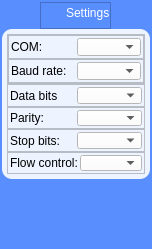
                  <widget class="QWidget" name="connection_settings" native="true">
                   <property name="maximumSize">
                    <size>
                     <width>150</width>
                     <height>16777215</height>
                    </size>
                   </property>
                   <property name="styleSheet">
                    <string notr="true">QWidget{
	background-color: #598eff;
	margin:0;
}

QPushButton{
	padding: 5px 5px;
	border-top-left-radius:10px;
	border-bottom-left-radius:10px;
}
</string>
                   </property>
                   <layout class="QVBoxLayout" name="verticalLayout_14">
                    <property name="spacing">
                     <number>0</number>
                    </property>
                    <property name="leftMargin">
                     <number>2</number>
                    </property>
                    <property name="topMargin">
                     <number>2</number>
                    </property>
                    <property name="rightMargin">
                     <number>2</number>
                    </property>
                    <property name="bottomMargin">
                     <number>2</number>
                    </property>
                    <item alignment="Qt::AlignHCenter">
                     <widget class="QFrame" name="setting_title">
                      <property name="styleSheet">
                       <string notr="true">color:#fff;</string>
                      </property>
                      <property name="frameShape">
                       <enum>QFrame::StyledPanel</enum>
                      </property>
                      <property name="frameShadow">
                       <enum>QFrame::Raised</enum>
                      </property>
                      <layout class="QHBoxLayout" name="horizontalLayout_16">
                       <property name="spacing">
                        <number>5</number>
                       </property>
                       <property name="leftMargin">
                        <number>0</number>
                       </property>
                       <property name="topMargin">
                        <number>0</number>
                       </property>
                       <property name="rightMargin">
                        <number>0</number>
                       </property>
                       <property name="bottomMargin">
                        <number>5</number>
                       </property>
                       <item>
                        <widget class="QLabel" name="label_13">
                         <property name="minimumSize">
                          <size>
                           <width>20</width>
                           <height>20</height>
                          </size>
                         </property>
                         <property name="maximumSize">
                          <size>
                           <width>20</width>
                           <height>20</height>
                          </size>
                         </property>
                         <property name="text">
                          <string/>
                         </property>
                         <property name="pixmap">
                          <pixmap resource="resources.qrc">:/icons/icons/settings.svg</pixmap>
                         </property>
                         <property name="scaledContents">
                          <bool>true</bool>
                         </property>
                        </widget>
                       </item>
                       <item>
                        <widget class="QLabel" name="label_14">
                         <property name="text">
                          <string>Settings</string>
                         </property>
                        </widget>
                       </item>
                      </layout>
                     </widget>
                    </item>
                    <item alignment="Qt::AlignTop">
                     <widget class="QFrame" name="connection_setting_frame">
                      <property name="sizePolicy">
                       <sizepolicy hsizetype="Expanding" vsizetype="Expanding">
                        <horstretch>0</horstretch>
                        <verstretch>0</verstretch>
                       </sizepolicy>
                      </property>
                      <property name="styleSheet">
                       <string notr="true">QFrame{
	background-color:#eef4ff;
	padding: 0;
}

#connection_setting_frame{
	border-radius:10px;
}

QComboBox{
  	background-color: #fff;
}</string>
                      </property>
                      <property name="frameShape">
                       <enum>QFrame::StyledPanel</enum>
                      </property>
                      <property name="frameShadow">
                       <enum>QFrame::Raised</enum>
                      </property>
                      <layout class="QVBoxLayout" name="verticalLayout_17">
                       <property name="spacing">
                        <number>0</number>
                       </property>
                       <property name="leftMargin">
                        <number>5</number>
                       </property>
                       <property name="topMargin">
                        <number>5</number>
                       </property>
                       <property name="rightMargin">
                        <number>5</number>
                       </property>
                       <property name="bottomMargin">
                        <number>5</number>
                       </property>
                       <item>
                        <widget class="QFrame" name="basic_connection_setting_frame">
                         <property name="minimumSize">
                          <size>
                           <width>136</width>
                           <height>50</height>
                          </size>
                         </property>
                         <property name="frameShape">
                          <enum>QFrame::StyledPanel</enum>
                         </property>
                         <property name="frameShadow">
                          <enum>QFrame::Raised</enum>
                         </property>
                         <layout class="QVBoxLayout" name="verticalLayout_4">
                          <property name="spacing">
                           <number>0</number>
                          </property>
                          <property name="leftMargin">
                           <number>0</number>
                          </property>
                          <property name="topMargin">
                           <number>0</number>
                          </property>
                          <property name="rightMargin">
                           <number>0</number>
                          </property>
                          <property name="bottomMargin">
                           <number>0</number>
                          </property>
                          <item>
                           <widget class="QFrame" name="COM_frame">
                            <property name="frameShape">
                             <enum>QFrame::StyledPanel</enum>
                            </property>
                            <property name="frameShadow">
                             <enum>QFrame::Raised</enum>
                            </property>
                            <layout class="QHBoxLayout" name="horizontalLayout_11" stretch="0,0">
                             <property name="spacing">
                              <number>2</number>
                             </property>
                             <property name="leftMargin">
                              <number>2</number>
                             </property>
                             <property name="topMargin">
                              <number>2</number>
                             </property>
                             <property name="rightMargin">
                              <number>2</number>
                             </property>
                             <property name="bottomMargin">
                              <number>2</number>
                             </property>
                             <item>
                              <widget class="QLabel" name="label_8">
                               <property name="text">
                                <string>COM:</string>
                               </property>
                              </widget>
                             </item>
                             <item>
                              <widget class="QComboBox" name="COM_combobox">
                               <property name="enabled">
                                <bool>true</bool>
                               </property>
                               <property name="editable">
                                <bool>false</bool>
                               </property>
                              </widget>
                             </item>
                            </layout>
                           </widget>
                          </item>
                          <item>
                           <widget class="QFrame" name="baud_frame">
                            <property name="frameShape">
                             <enum>QFrame::StyledPanel</enum>
                            </property>
                            <property name="frameShadow">
                             <enum>QFrame::Raised</enum>
                            </property>
                            <layout class="QHBoxLayout" name="horizontalLayout_12">
                             <property name="spacing">
                              <number>2</number>
                             </property>
                             <property name="leftMargin">
                              <number>2</number>
                             </property>
                             <property name="topMargin">
                              <number>2</number>
                             </property>
                             <property name="rightMargin">
                              <number>2</number>
                             </property>
                             <property name="bottomMargin">
                              <number>2</number>
                             </property>
                             <item>
                              <widget class="QLabel" name="label_2">
                               <property name="text">
                                <string>Baud rate:</string>
                               </property>
                              </widget>
                             </item>
                             <item>
                              <widget class="QComboBox" name="baud_combobox">
                               <property name="enabled">
                                <bool>true</bool>
                               </property>
                               <property name="editable">
                                <bool>false</bool>
                               </property>
                              </widget>
                             </item>
                            </layout>
                           </widget>
                          </item>
                         </layout>
                        </widget>
                       </item>
                       <item>
                        <widget class="QWidget" name="advanced_connection_setting_frame" native="true">
                         <property name="maximumSize">
                          <size>
                           <width>16777215</width>
                           <height>90</height>
                          </size>
                         </property>
                         <layout class="QVBoxLayout" name="verticalLayout_7">
                          <property name="spacing">
                           <number>0</number>
                          </property>
                          <property name="leftMargin">
                           <number>0</number>
                          </property>
                          <property name="topMargin">
                           <number>0</number>
                          </property>
                          <property name="rightMargin">
                           <number>0</number>
                          </property>
                          <property name="bottomMargin">
                           <number>0</number>
                          </property>
                          <item>
                           <widget class="QFrame" name="databits_frame">
                            <property name="frameShape">
                             <enum>QFrame::StyledPanel</enum>
                            </property>
                            <property name="frameShadow">
                             <enum>QFrame::Raised</enum>
                            </property>
                            <layout class="QHBoxLayout" name="horizontalLayout_7">
                             <property name="spacing">
                              <number>2</number>
                             </property>
                             <property name="leftMargin">
                              <number>2</number>
                             </property>
                             <property name="topMargin">
                              <number>2</number>
                             </property>
                             <property name="rightMargin">
                              <number>2</number>
                             </property>
                             <property name="bottomMargin">
                              <number>2</number>
                             </property>
                             <item>
                              <widget class="QLabel" name="label_12">
                               <property name="text">
                                <string>Data bits</string>
                               </property>
                              </widget>
                             </item>
                             <item>
                              <widget class="QComboBox" name="databits_combobox">
                               <property name="enabled">
                                <bool>true</bool>
                               </property>
                               <property name="editable">
                                <bool>false</bool>
                               </property>
                              </widget>
                             </item>
                            </layout>
                           </widget>
                          </item>
                          <item>
                           <widget class="QFrame" name="parity_frame">
                            <property name="frameShape">
                             <enum>QFrame::StyledPanel</enum>
                            </property>
                            <property name="frameShadow">
                             <enum>QFrame::Raised</enum>
                            </property>
                            <layout class="QHBoxLayout" name="horizontalLayout_8">
                             <property name="spacing">
                              <number>2</number>
                             </property>
                             <property name="leftMargin">
                              <number>2</number>
                             </property>
                             <property name="topMargin">
                              <number>2</number>
                             </property>
                             <property name="rightMargin">
                              <number>2</number>
                             </property>
                             <property name="bottomMargin">
                              <number>2</number>
                             </property>
                             <item>
                              <widget class="QLabel" name="label_9">
                               <property name="text">
                                <string>Parity:</string>
                               </property>
                              </widget>
                             </item>
                             <item>
                              <widget class="QComboBox" name="parity_combobox">
                               <property name="enabled">
                                <bool>true</bool>
                               </property>
                               <property name="editable">
                                <bool>false</bool>
                               </property>
                              </widget>
                             </item>
                            </layout>
                           </widget>
                          </item>
                          <item>
                           <widget class="QFrame" name="stopbits_frame">
                            <property name="frameShape">
                             <enum>QFrame::StyledPanel</enum>
                            </property>
                            <property name="frameShadow">
                             <enum>QFrame::Raised</enum>
                            </property>
                            <layout class="QHBoxLayout" name="horizontalLayout_9">
                             <property name="spacing">
                              <number>2</number>
                             </property>
                             <property name="leftMargin">
                              <number>2</number>
                             </property>
                             <property name="topMargin">
                              <number>2</number>
                             </property>
                             <property name="rightMargin">
                              <number>2</number>
                             </property>
                             <property name="bottomMargin">
                              <number>2</number>
                             </property>
                             <item>
                              <widget class="QLabel" name="label_10">
                               <property name="text">
                                <string>Stop bits:</string>
                               </property>
                              </widget>
                             </item>
                             <item>
                              <widget class="QComboBox" name="stopbits_combobox">
                               <property name="enabled">
                                <bool>true</bool>
                               </property>
                               <property name="editable">
                                <bool>false</bool>
                               </property>
                               <property name="currentIndex">
                                <number>-1</number>
                               </property>
                              </widget>
                             </item>
                            </layout>
                           </widget>
                          </item>
                          <item>
                           <widget class="QFrame" name="flowcontrol_frame">
                            <property name="frameShape">
                             <enum>QFrame::StyledPanel</enum>
                            </property>
                            <property name="frameShadow">
                             <enum>QFrame::Raised</enum>
                            </property>
                            <layout class="QHBoxLayout" name="horizontalLayout_10">
                             <property name="spacing">
                              <number>2</number>
                             </property>
                             <property name="leftMargin">
                              <number>2</number>
                             </property>
                             <property name="topMargin">
                              <number>2</number>
                             </property>
                             <property name="rightMargin">
                              <number>2</number>
                             </property>
                             <property name="bottomMargin">
                              <number>2</number>
                             </property>
                             <item>
                              <widget class="QLabel" name="label_11">
                               <property name="text">
                                <string>Flow control:</string>
                               </property>
                              </widget>
                             </item>
                             <item>
                              <widget class="QComboBox" name="flowcontrol_combobox">
                               <property name="enabled">
                                <bool>true</bool>
                               </property>
                               <property name="editable">
                                <bool>false</bool>
                               </property>
                              </widget>
                             </item>
                            </layout>
                           </widget>
                          </item>
                         </layout>
                        </widget>
                       </item>
                      </layout>
                     </widget>
                    </item>
                    <item>
                     <widget class="QFrame" name="advance_connection_buttons_frame">
                      <property name="styleSheet">
                       <string notr="true">QPushButton{
	text-align: center;
	padding: 0;
	border-top-left-radius: 0px;
	border-top-right-radius: 0px;
	border-bottom-left-radius: 10px;
	border-bottom-right-radius: 10px;
}

QPushButton:hover{
	background-color:#eef4ff;
}</string>
                      </property>
                      <property name="frameShape">
                       <enum>QFrame::NoFrame</enum>
                      </property>
                      <property name="frameShadow">
                       <enum>QFrame::Plain</enum>
                      </property>
                      <property name="lineWidth">
                       <number>0</number>
                      </property>
                      <layout class="QVBoxLayout" name="verticalLayout_16">
                       <property name="spacing">
                        <number>0</number>
                       </property>
                       <property name="leftMargin">
                        <number>55</number>
                       </property>
                       <property name="topMargin">
                        <number>0</number>
                       </property>
                       <property name="rightMargin">
                        <number>55</number>
                       </property>
                       <property name="bottomMargin">
                        <number>0</number>
                       </property>
                       <item>
                        <widget class="QPushButton" name="hide_advance_connection_settings_button">
                         <property name="cursor">
                          <cursorShape>ClosedHandCursor</cursorShape>
                         </property>
                         <property name="text">
                          <string/>
                         </property>
                         <property name="icon">
                          <iconset resource="resources.qrc">
                           <normaloff>:/icons/icons/chevrons-up.svg</normaloff>:/icons/icons/chevrons-up.svg</iconset>
                         </property>
                         <property name="iconSize">
                          <size>
                           <width>20</width>
                           <height>20</height>
                          </size>
                         </property>
                        </widget>
                       </item>
                       <item>
                        <widget class="QPushButton" name="show_advance_connection_settings_button">
                         <property name="cursor">
                          <cursorShape>ClosedHandCursor</cursorShape>
                         </property>
                         <property name="text">
                          <string/>
                         </property>
                         <property name="icon">
                          <iconset resource="resources.qrc">
                           <normaloff>:/icons/icons/chevrons-down.svg</normaloff>:/icons/icons/chevrons-down.svg</iconset>
                         </property>
                         <property name="iconSize">
                          <size>
                           <width>20</width>
                           <height>20</height>
                          </size>
                         </property>
                        </widget>
                       </item>
                      </layout>
                     </widget>
                    </item>
                    <item>
                     <spacer name="verticalSpacer">
                      <property name="orientation">
                       <enum>Qt::Vertical</enum>
                      </property>
                      <property name="sizeHint" stdset="0">
                       <size>
                        <width>20</width>
                        <height>40</height>
                       </size>
                      </property>
                     </spacer>
                    </item>
                   </layout>
                  </widget>
